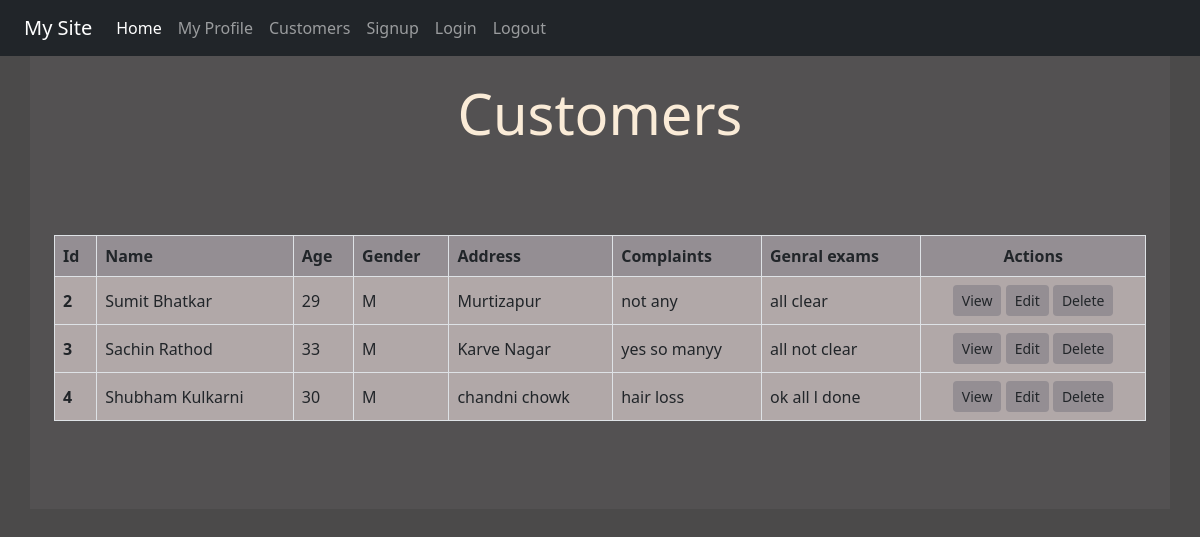
The page /customer/ (signed in) on the database its author committed.
### reg/models.py (models this page shows)
class Customer(models.Model):
    GENDER_CHOICES = (
        ('M', 'Male'),
        ('F', 'Female'),
        ('T', 'Transgender')
    )
    name = models.CharField(max_length=25,null=True)
    age = models.IntegerField(null=True)
    gender = models.CharField(max_length=1, choices=GENDER_CHOICES,null=True)
    email = models.EmailField(max_length=25,null=True)
    mobile = models.IntegerField(null=True)
    address = models.CharField(max_length=100,null=True)
    city = models.CharField(max_length=10,null=True)
    complaints = models.CharField(max_length=100,null=True)
    pulse = models.CharField(max_length=10,null=True)
    blood_pressure = models.CharField(max_length=10,null=True)
    temprature = models.CharField(max_length=10,null=True)
    blood_suger_level = models.CharField(max_length=10,null=True)
    genral_exams = models.CharField(max_length=100,null=True)

### reg/views.py (the view)
# urls.py: path('customer/', views.Customers, name='customer'),
def Customers(request):
    if request.user.is_authenticated:
        cust = Customer.objects.all()
        return render(request, 'reg/customer.html',{'name':request.user, 'stu':cust})
    else:
        return HttpResponseRedirect('/login/')

### reg/templates/reg/customer.html (shortened to what this page needs)
{% extends 'reg/base.html' %}
{% block content %}
<div class="jumbotron jumbotron-fluid jumbo-color">
    <div class=" col-sm-12">
        <div class="container-fluid">
            <br>
            <div class="d-flex align-items-center justify-content-center">
                <br>
                <br>
                <br>
                {% if stu %}
                <div class="col-sm-12">
                    <h3 class="text-center display-4 font-weight-bold">Customers</h3>
                    <br>
                    <br>
                    <br>
                    <table class="table table-bordered">
                        <thead class=" thead-dark">
                            <tr class="tablecolor2 align-middle ">
                                <th scope="col">Id</th>
                                <th scope="col">Name</th>
                                <th scope="col">Age</th>
                                <th scope="col">Gender</th>
                                <th scope="col">Address</th>
                                <th scope="col">Complaints</th>
                                <th scope="col">Genral exams</th>
                                <th class='text-center'scope="col">Actions</th>
                            </tr>
                        </thead>
                        <tbody>
                            {% for st in stu %}
                            <tr class="tablecolor1 align-middle ">
                                <th>{{ st.id }}</th>
                                <td>{{ st.name }}</td>
                                <td>{{ st.age }}</td>
                                <td>{{ st.gender }}</td>
                                <td>{{ st.address }}</td>
                                <td>{{ st.complaints }}</td>
                                <td>{{ st.genral_exams }}</td>
                                <td class="text-center">
                                    <a  href="{%  url 'viewdata_all' st.id %}" class="btn btn-sm tablecolor2  " >View </a>
                                    <a href="{%  url 'viewdata' st.id %}" class="btn btn-sm tablecolor2">Edit</a>
                                    <form action="{% url 'deletedata' st.id %}" method="POST" class="d-inline ">
                                        <input type="submit" class="btn btn-sm tablecolor2"
                                            onclick="return confirm('Do you really want to delete?');" value="Delete">
                                    </form>
                                </td>
                            </tr>
                            {% endfor %}
                        </tbody>
                    </table>
                    {% else %}
                    <br>
                    <br>
                    <h4 class=" text-center "> Add Customers to View</h4>
                </div>
                {% endif %}
            </div>
        </div>
    </div>
    <br><br> <br>
</div>
{% endblock content %}

### reg/static/reg/css/style.css (style rules this page uses)
body { background-color:rgb(75,74,74); color: antiquewhite; }
.jumbo-color { background-color:rgb(83,81,82); }
.tablecolor2 { background-color: rgb(148, 142, 147) }
.tablecolor1 { background-color: rgb(177, 168, 168) }

### rows shown on the page
Customer: id "2", name "Sumit Bhatkar", age "29", gender "M", address "Murtizapur", complaints "not any", genral_exams "all clear"
Customer: id "3", name "Sachin Rathod", age "33", gender "M", address "Karve Nagar", complaints "yes so manyy", genral_exams "all not clear"
Customer: id "4", name "Shubham Kulkarni", age "30", gender "M", address "chandni chowk", complaints "hair loss", genral_exams "ok all l done"
